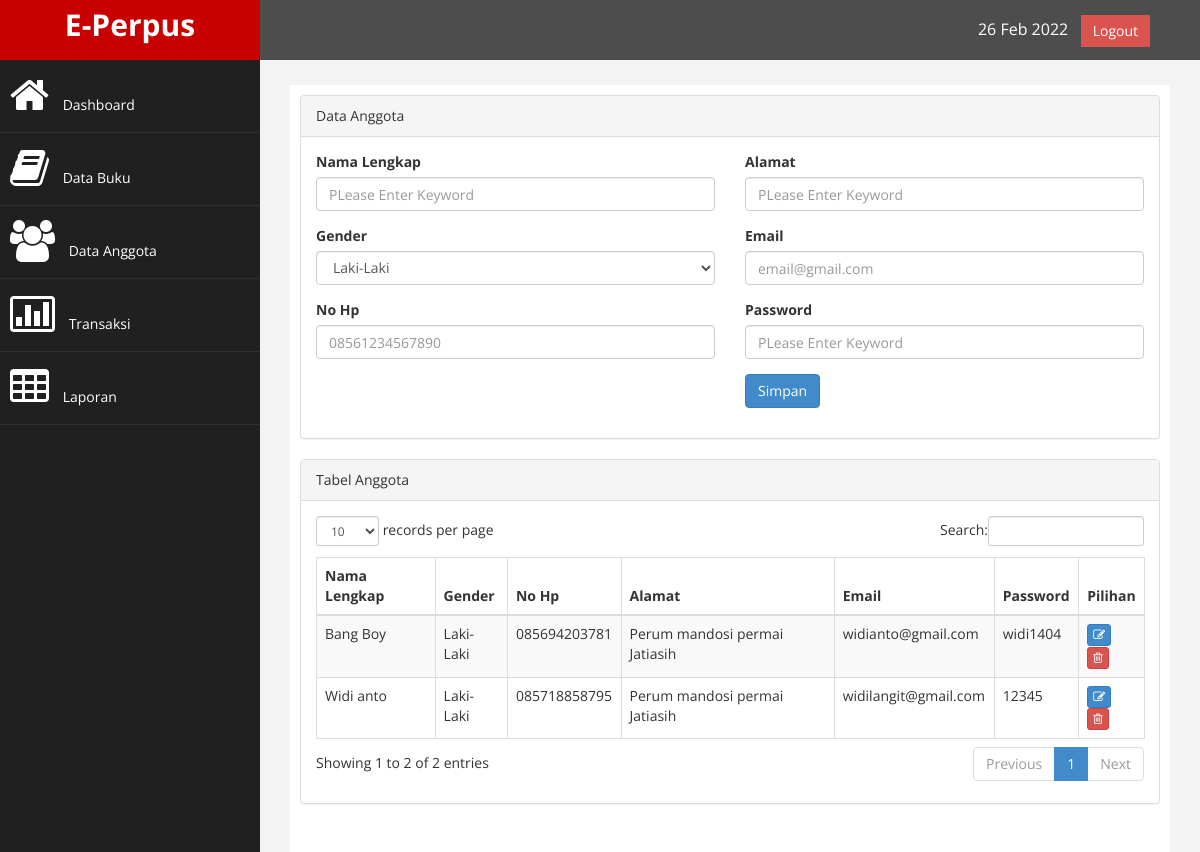
Screenshot of /index.php/welcome/Anggota with the database file from the repository.
### tables this page shows
CREATE TABLE `anggota` (
  `Id_Anggota` varchar(15) NOT NULL,
  `Nama` varchar(50) DEFAULT NULL,
  `Gender` enum('L','P') DEFAULT 'L',
  `NoHp` varchar(16) DEFAULT NULL,
  `Alamat` varchar(50) DEFAULT NULL,
  `Email` varchar(30) DEFAULT NULL,
  `Password` varchar(30) DEFAULT NULL
);

### application/controllers/Welcome.php (called while the page is built, shortened)
<?php
class Welcome extends CI_Controller {
	function Anggota(){
		$data['Anggota']=$this->M_DB->get_data('anggota')->result();
		$data['id']=$this->M_DB->kodeAnggota('4');
		$this->load->view('Header');
		$this->load->view('Anggota',$data);
		$this->load->view('Footer');
	}
}

### index.php (called while the page is built, shortened)
<?php
require_once BASEPATH.'core/CodeIgniter.php';

### application/models/M_DB.php (called while the page is built, shortened)
<?php
class M_DB extends CI_Model{
	function get_data($table){
		return $this->db->get($table);
	}
}

### application/views/Anggota.php (the view, shortened to what this page needs)
<div id="page-wrapper" >
    <div id="page-inner">
        <div class="row">
            <div class="col-md-12">
                <div class="panel panel-default">
                    <div class="panel-heading">
                        Data Anggota
                    </div>
                    <div class="panel-body">
                        <div class="row">
                            <form action="<?php echo base_url('Welcome/').'AddAnggota'; ?>" method="post" enctype="multipart/form-data">
                                <div class="col-md-6">
                                    <div class="form-group">
                                        <label>Nama Lengkap</label>
                                        <input type="text" name="Nama" class="form-control" placeholder="PLease Enter Keyword" required/>
                                    </div>
                                    <div class="form-group">
                                        <label>Gender</label>
                                        <select name="Gender" class="form-control">
                                                <option value="L">Laki-Laki</option>
                                        </select>
                                    </div>
                                    <div class="form-group">
                                        <label>No Hp</label>
                                        <input min="0" type="number" name="NoHp" class="form-control" placeholder="08561234567890" required/>
                                    </div>
                                </div>
                                <div class="col-md-6">
                                   <div class="form-group">
                                        <label>Alamat</label>
                                        <input type="text" name="Alamat" class="form-control" placeholder="PLease Enter Keyword" required/>
                                    </div>
                                    <div class="form-group">
                                        <label>Email</label>
                                        <input type="email" name="Email" class="form-control" placeholder="email@gmail.com" required/>
                                    </div>
                                  <div class="form-group">
                                    <label>Password</label>
                                    <input type="password" name="Password" class="form-control" placeholder="PLease Enter Keyword" required/>
                                </div>
                                <div class="form-group">
                                    <button type="submit" class="btn btn-primary">Simpan</button>
                                </div>
                            </div>
                        </form>
                    </div>
              </div>
          </div>
      </div>
  </div>
  <div class="row">
    <div class="col-md-12">
        <div class="panel panel-default">
            <div class="panel-heading">
            Tabel Anggota
         </div>
         <div class="panel-body">
            <div class="table-responsive">
                <table class="table table-striped table-bordered table-hover" id="dataTables-example">
                    <thead>
                        <tr>
                            <th>Nama Lengkap</th>
                            <th>Gender</th>
                            <th>No Hp</th>
                            <th>Alamat</th>
                            <th>Email</th>
                            <th>Password</th>
                            <th>Pilihan</th>
                        </tr>
                    </thead>
                    <tbody>
                        <?php
                        foreach ($Anggota as $row){
                            $id = $row->Id_Anggota;
                            $Jenis = $row->Gender;
                            ?>
                            <tr class="odd gradeX">
                                <td><?php echo $row->Nama ;?></td>
                                <?php if ($Jenis=='L') { ?>
                                <td>Laki-Laki</td>
                                <?php }elseif ($Jenis=='P') { ?>
                                <td>Wanita</td>
                                <?php } ?>
                                <td><?php echo $row->NoHp ;?></td>
                                <td><?php echo $row->Alamat ;?></td>
                                <td><?php echo $row->Email ;?></td>
                                <td><?php echo $row->Password ;?></td>
                                <td>
                                    <button class="btn btn-primary btn-xs" data-toggle="modal" data-target="#Edit<?php echo $id;?>" title="Edit"><i class="fa fa-edit "></i></button>
                                    <button class="btn btn-danger btn-xs" data-toggle="modal" data-target="#delet<?php echo $id;?>" title="Hapus"><i class="fa fa-trash-o"></i></button></td>
                                </tr>
                            <?php } ?>
                        </tbody>
                    </table>
                </div>
            </div>
        </div>
    </div>
</div>
</div>
</div>

### assets/css/custom.css (style rules this page uses)
body { font-family: 'Open Sans', sans-serif; }
#page-wrapper { padding: 15px 15px; min-height: 600px; background:#F3F3F3; }
#page-inner { width:100%; margin:10px 20px 10px 0px; background-color:#fff!important; padding:10px; min-height:1200px; }
@media (min-width:768px) { #page-wrapper { margin: 0 0 0 260px; padding: 15px 30px; min-height: 1200px; } }

### rows the page displays
anggota: Nama "Widi anto", Gender "Laki-Laki", NoHp "085718858795", Alamat "Perum mandosi permai Jatiasih", Email "widilangit@gmail.com", Password "12345"
anggota: Nama "Bang Boy", Gender "Laki-Laki", NoHp "085694203781", Alamat "Perum mandosi permai Jatiasih", Email "widianto@gmail.com", Password "widi1404"
